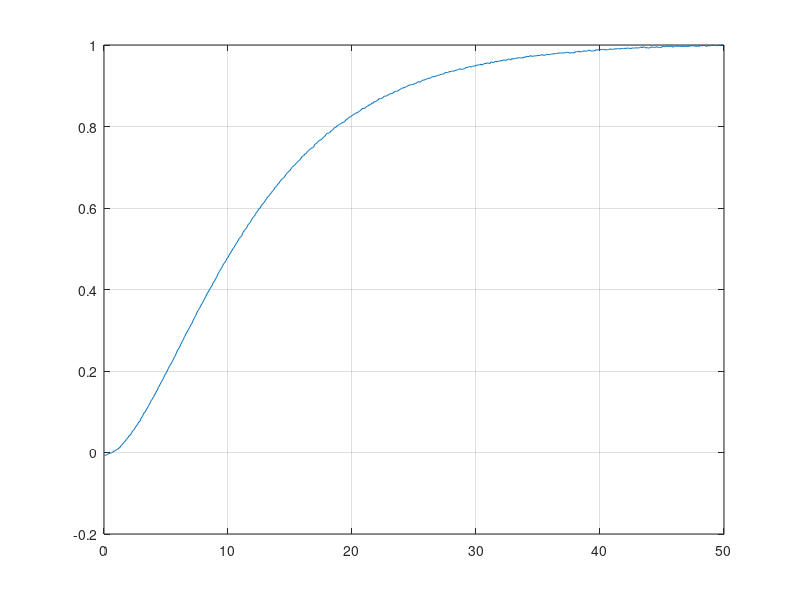

MATLAB code for this plot:
%clear all
exp1 = load("exp1.txt");
time = exp1(:,1);
h_etalon = load("h_etalon.txt");
h_norm = h_etalon ./max(h_etalon);

plot(time, h_norm), grid on;

t7 = 15.2;
h7 = 0.700578;
t4 = t7/3;
h4 = 0.200206;
lambda2 = 0.12;
lambda=sqrt(lambda2);

T = t7/2.4;
T1 = T*(1+lambda);
T2 = T*(1-lambda);
